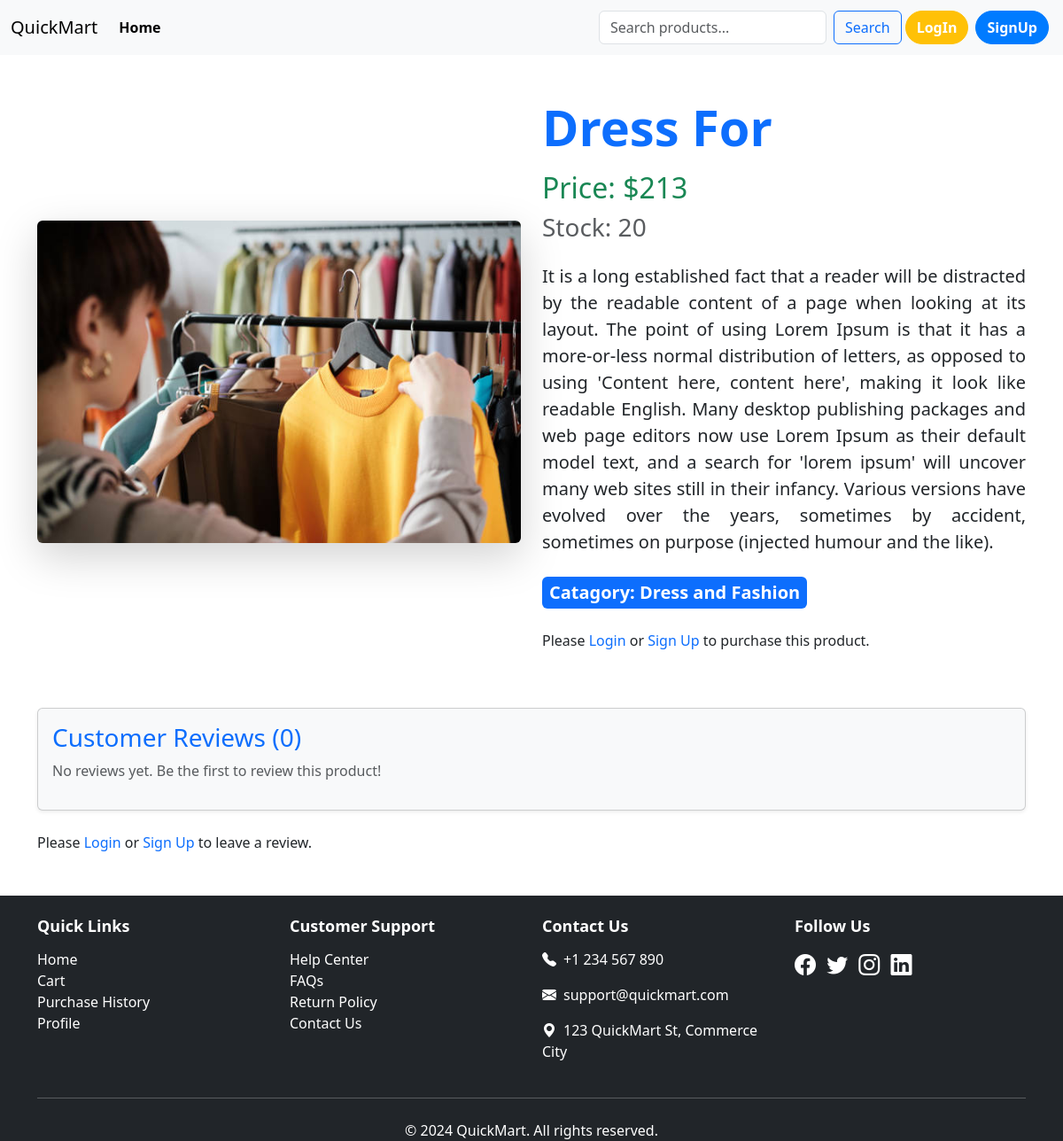
/product/post_detail/17, run on an earlier commit of the app's database.
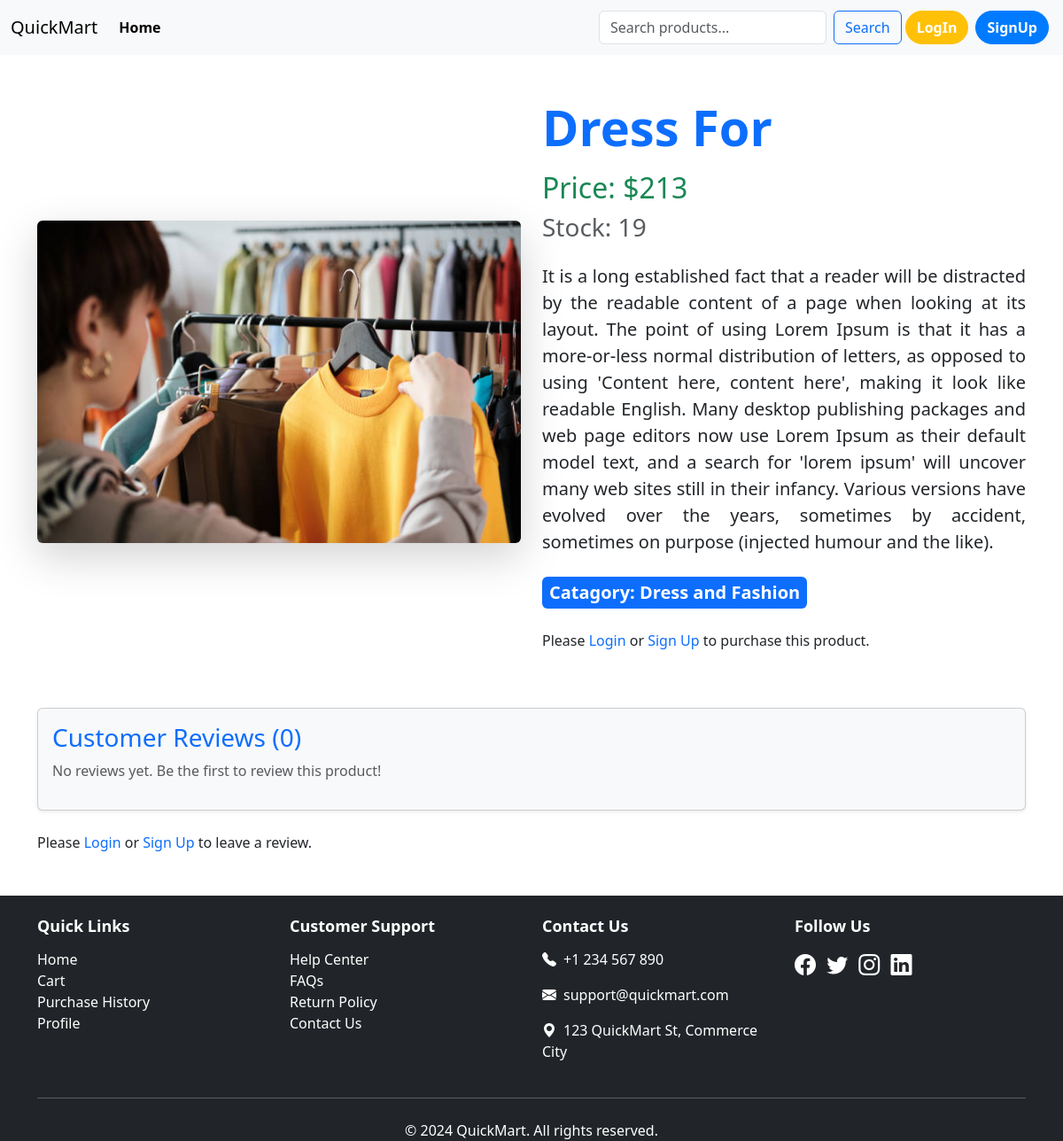
And on a later commit of the database.
### second_app/models.py (models this page shows, shortened)
class Product(models.Model):
    name=models.CharField(max_length=100)
    price=models.IntegerField()
    Brand=models.ForeignKey(Brand,on_delete=models.CASCADE)
    Quantity=models.IntegerField(null=True,blank=True)
    Description=models.TextField(blank=True,null=True)
    Image=models.ImageField(upload_to="second_app/medias/uploads/",blank=True,null=True)

class Brand(models.Model):
    name=models.CharField(max_length=40)
    slug=models.SlugField(max_length=100,null=True,unique=True,blank=True)

### second_app/views.py (the view, shortened to what this page needs)
# urls.py: path('post_detail/<int:id>',views.PostDetails.as_view(),name="post_detail"),
class PostDetails(DetailView):
    model=models.Product
    pk_url_kwarg = 'id'
    template_name='blog_detail.html'
    context_object_name='car'
    def get_context_data(self,**kwargs):
        context=super().get_context_data(**kwargs)
        post=self.object
        comments=post.comments.all()
        comment_form=forms.ComentForm()
        context['comments']=comments
        context['comments_form']=comment_form
        return context

### second_app/forms.py
class ComentForm(forms.ModelForm):
    class Meta:
        model = Comment
        fields=['name','email','body']

### second_app/templates/blog_detail.html (shortened to what this page needs)
{% extends "base.html" %} {% load crispy_forms_tags %} {% block content %}
<div class="container my-5">
  <div class="row align-items-center">
    <div class="col-md-6 text-center">
      <img
        src="{{ car.Image.url }}"
        alt="{{ car.name }}"
        class="img-fluid rounded shadow-lg"
        style="max-height: 500px; object-fit: cover; width: 100%"
      />
    </div>
    <div class="col-md-6">
      <h1 class="fw-bold text-primary display-4">{{ car.name }}</h1>
      <h2 class="text-success mt-3">Price: ${{ car.price }}</h2>
      <h3 class="text-muted">Stock: {{ car.Quantity }}</h3>
      <p class="mt-4 fs-5" style="text-align: justify">{{ car.Description }}</p>
      <div class="mt-4">
        <span class="badge bg-primary fs-5 p-2"
          >Catagory: {{ car.Brand.name }}</span
        >
      </div>
      <div class="mt-4">
        {% if user.is_authenticated %} {% if car.Quantity > 0 %}
        <a href="{% url 'buy_now' car.id %}" class="btn btn-warning btn-lg me-2"
          >Buy Now</a
        >
        <a href="#" class="btn btn-outline-primary btn-lg">Add to Cart</a>
        {% else %}
        <button class="btn btn-secondary btn-lg" disabled>Out of Stock</button>
        {% endif %} {% else %}
        <p class="mt-3">
          Please
          <a href="{% url 'login' %}" class="text-primary text-decoration-none"
            >Login</a
          >
          or
          <a href="{% url 'signup' %}" class="text-primary text-decoration-none"
            >Sign Up</a
          >
          to purchase this product.
        </p>
        {% endif %}
      </div>
    </div>
  </div>
</div>
<div class="container mt-5">
  <div class="card bg-light shadow-sm">
    <div class="card-body">
      <h3 class="text-primary">Customer Reviews ({{ comments|length }})</h3>
      {% for comment in comments %}
      <div class="card my-3">
        <div class="card-body">
          <h6 class="card-title">
            <strong class="text-primary">{{ comment.name }}</strong>
            <small class="text-muted"
              >• {{ comment.created_on|date:"F j, Y, g:i a" }}</small
            >
          </h6>
          <p class="card-text">{{ comment.body }}</p>
        </div>
      </div>
      {% empty %}
      <p class="text-muted">
        No reviews yet. Be the first to review this product!
      </p>
      {% endfor %}
    </div>
  </div>
  {% if user.is_authenticated %}
  <div class="mt-4">
    <h4 class="mb-3">Leave a Review</h4>
    <form method="post" class="shadow-sm p-4 bg-white rounded">
      {% csrf_token %} {{ comments_form|crispy }}
      <button type="submit" class="btn btn-warning">Submit Review</button>
    </form>
  </div>
  {% else %}
  <p class="mt-4">
    Please
    <a href="{% url 'login' %}" class="text-primary text-decoration-none"
      >Login</a
    >
    or
    <a href="{% url 'signup' %}" class="text-primary text-decoration-none"
      >Sign Up</a
    >
    to leave a review.
  </p>
  {% endif %}
</div>
 {% endblock content %}

What changed in the data, as far as the page shows it:
changed Product "Dress For": Quantity "20" → "19"
